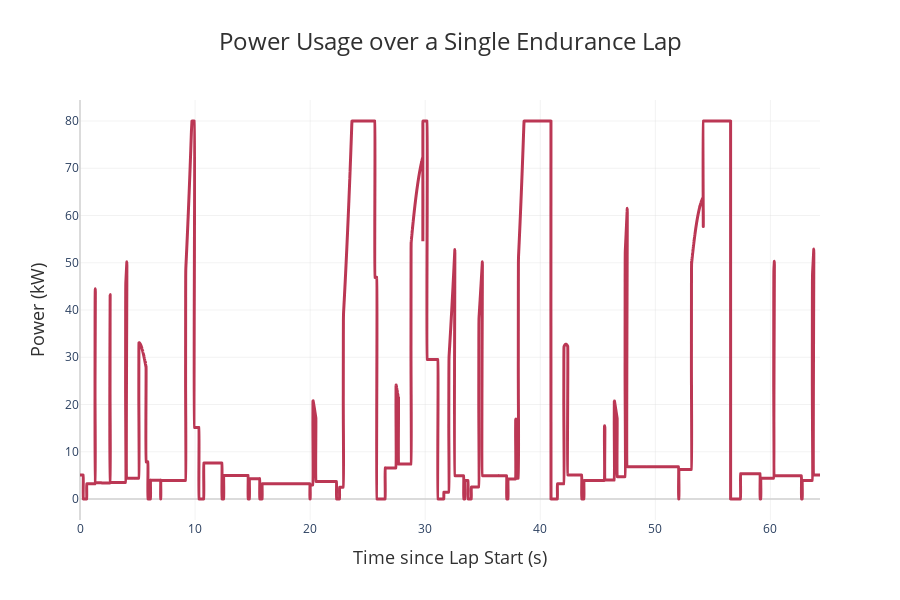

Notebook source saved alongside this figure:
### Markdown cell above
We run the competition by calling .run() on the competition object. Then, we can print out our point totals and graph some more detailed information, in this case power v.s. time during the Accel event.

### Code cell
import numpy as np
from suboptimumg.plotting.utils import pretty_print_results
from suboptimumg.plotting.generic_plot import plot2D

# Run sample competition
accel_results, skidpad_results, autoX_results, endurance_results, efficiency_points = (
    michigan2023_revX.run()
)
pretty_print_results(
    accel_results, skidpad_results, autoX_results, endurance_results, efficiency_points
)

plot2D(
    x_list=np.array(endurance_results.time_list),
    y_list=np.array(endurance_results.power_list) / 1000,
    title="Power Usage over a Single Endurance Lap",
    x_axis="Time since Lap Start (s)",
    y_axis="Power (kW)",
    theme="powertrain",
)

print("Power Statistics:")
print(f"Max Power: {max(endurance_results.power_list) / 1000} kW")
print(f"Min Power: {min(endurance_results.power_list) / 1000} kW")
print(
    f"Avg Power: {sum(endurance_results.power_list) / len(endurance_results.power_list) / 1000} kW"
)

### Figure 1 — Plotly figure (JSON) as saved in the notebook; plotly's stock layout.template omitted (floating-point values rounded to 4 significant figures; data arrays with more than 128 entries replaced by an {"elided": "..."} marker saying what was removed)
{"data": [{"hovertemplate": "Time since Lap Start (s): %{x}<br>Power (kW): %{y:.2f}<extra></extra>", "line": {"color": "#BB3754", "shape": "spline", "width": 3}, "mode": "lines", "type": "scatter", "x": {"elided": "16091 float values"}, "y": {"elided": "16091 float values"}}], "layout": {"height": 600, "hovermode": "closest", "legend": {"title": {"text": "Legend"}}, "margin": {"b": 80, "l": 80, "r": 80, "t": 100}, "plot_bgcolor": "white", "showlegend": false, "title": {"font": {"color": "#303030", "size": 24}, "text": "Power Usage over a Single Endurance Lap", "x": 0.5, "xanchor": "center"}, "width": 900, "xaxis": {"gridcolor": "rgba(211, 211, 211, 0.3)", "gridwidth": 1, "showgrid": true, "title": {"font": {"color": "#303030", "size": 18}, "text": "Time since Lap Start (s)"}, "zeroline": true, "zerolinecolor": "rgba(211, 211, 211, 0.8)", "zerolinewidth": 2}, "yaxis": {"gridcolor": "rgba(211, 211, 211, 0.3)", "gridwidth": 1, "showgrid": true, "title": {"font": {"color": "#303030", "size": 18}, "text": "Power (kW)"}, "zeroline": true, "zerolinecolor": "rgba(211, 211, 211, 0.8)", "zerolinewidth": 2}}}
